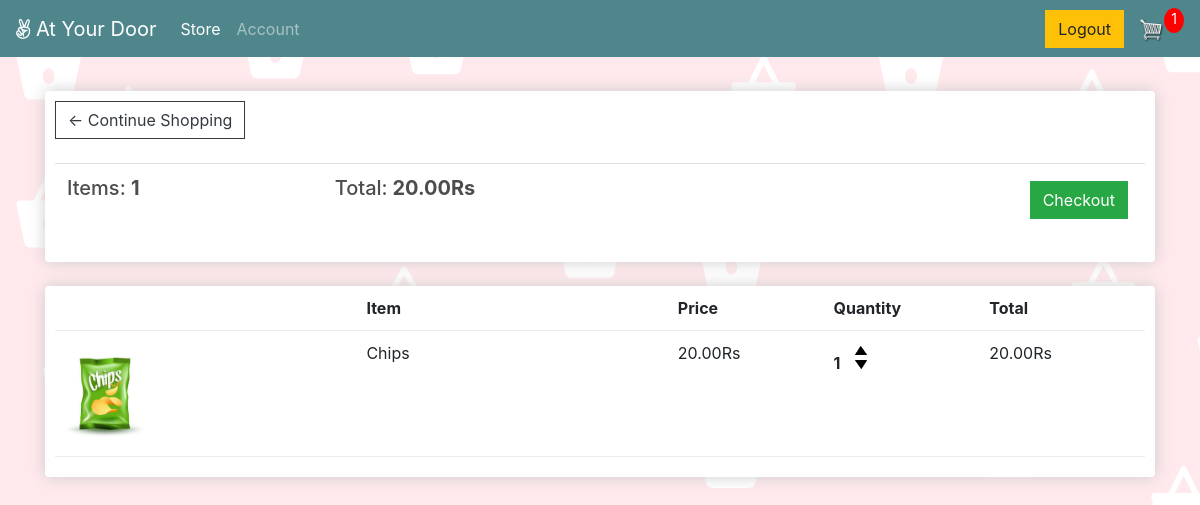
Page /cart/ (signed in) on the committed database.
### store/models.py (models this page shows, shortened)
class Order(models.Model):
	customer = models.OneToOneField(User, null=True, blank=True, on_delete=models.CASCADE)
	date_ordered = models.DateTimeField(auto_now_add=True,null=True)
	complete = models.BooleanField(default=False)
	transaction_id = models.CharField(max_length=100, null=True)
	@property
	def get_cart_total(self):
		orderitems = self.orderitem_set.all()
		total = sum([item.get_total for item in orderitems])
		return total
	@property
	def get_cart_items(self):
		orderitems = self.orderitem_set.all()
		total = sum([item.quantity for item in orderitems])
		return total

class OrderItem(models.Model):
	product = models.ForeignKey(Product, on_delete=models.SET_NULL, null=True)
	order = models.ForeignKey(Order, on_delete=models.SET_NULL, null=True)
	quantity = models.IntegerField(default=0, null=True, blank=True)
	date_added = models.DateTimeField(auto_now_add=True)
	@property
	def get_total(self):
		total = self.product.price * self.quantity
		return total

class Product(models.Model):
	name = models.CharField(max_length=200)
	price = models.FloatField()
	digital = models.BooleanField(default=False,null=True, blank=True)
	image = models.ImageField(null=True, blank=True)
	category = models.ManyToManyField(Tags, blank=True)
	@property
	def imageURL(self):
		try:
			url = self.image.url
		except:
			url = ''
		return url

### store/views.py (the view)
# urls.py: path('cart/', views.cart, name="cart"),
@login_required(login_url='login')
def cart(request):
	data = cartData(request)
	cartItems = data['cartItems']
	order = data['order']
	items = data['items']
	context = {'items':items, 'order':order, 'cartItems':cartItems}
	return render(request, 'store/cart.html', context)

### store/utils.py (called while the page is built)
def cartData(request):
	if request.user.is_authenticated:
		customer = request.user
		order, created = Order.objects.get_or_create(customer=customer, complete=False)
		items = order.orderitem_set.all()
		cartItems = order.get_cart_items
	else:
		cookieData = cookieCart(request)
		cartItems = cookieData['cartItems']
		order = cookieData['order']
		items = cookieData['items']
	return {'cartItems':cartItems ,'order':order, 'items':items}

### store/templates/store/cart.html
{% extends 'store/main.html' %}
{% load static %}
{% block content %}
	<div class="row">
		<div class="col-lg-12">
			<div class="box-element">
				<a  class="btn btn-outline-dark" href="{% url 'store' %}">&#x2190; Continue Shopping</a>
				<br>
				<br>
				<table class="table">
					<tr>
						<th><h5>Items: <strong>{{order.get_cart_items}}</strong></h5></th>
						<th><h5>Total:<strong> {{order.get_cart_total|floatformat:2}}Rs</strong></h5></th>
						<th>
							<a  style="float:right; margin:5px;" class="btn btn-success" href="{% url 'checkout' %}">Checkout</a>
						</th>
					</tr>
				</table>
			</div>
			<br>
			<div class="box-element">
				<div class="cart-row">
					<div style="flex:2"></div>
					<div style="flex:2"><strong>Item</strong></div>
					<div style="flex:1"><strong>Price</strong></div>
					<div style="flex:1"><strong>Quantity</strong></div>
					<div style="flex:1"><strong>Total</strong></div>
				</div>
				{% for item in items %}
				<div class="cart-row">
					<div style="flex:2"><img class="row-image" src="{{item.product.imageURL}}"></div>
					<div style="flex:2"><p>{{item.product.name}}</p></div>
					<div style="flex:1"><p>{{item.product.price|floatformat:2}}Rs</p></div>
					<div style="flex:1">
						<p class="quantity">{{item.quantity}}</p>
						<div class="quantity">
							<img data-product="{{item.product.id}}" data-action="add" class="chg-quantity update-cart" src="{% static  'images/arrow-up.png' %}">
							<img data-product="{{item.product.id}}" data-action="remove" class="chg-quantity update-cart" src="{% static  'images/arrow-down.png' %}">
						</div>
					</div>
					<div style="flex:1"><p>{{item.get_total|floatformat:2}}Rs</p></div>
				</div>
				{% endfor %}
			</div>
		</div>
	</div>
{% endblock content %}

### static/css/main.css (style rules this page uses)
body { background-color: hsl(0, 0%, 98%); }
h1,h2,h3,h4,h5,h6 { color:hsl(0, 0%, 30%); }
.box-element { box-shadow:hsl(0, 0%, 80%) 0 0 16px; background-color: #fff; border-radius: 4px; padding: 10px; }
.col-lg-4, .col-lg-6, .col-lg-8, .col-lg-12 { margin-top: 10px; }
.btn { border-radius: 0; }
.row-image { width: 100px; }
.cart-row { display: flex; align-items: flex-stretch; padding-bottom: 10px; margin-bottom: 10px; border-bottom: 1px solid #ececec; }
.quantity { display: inline-block; font-weight: 700; padding-right:10px; }
.chg-quantity { width: 12px; cursor: pointer; display: block; margin-top: 5px; transition:.1s; }

### store/templates/store/main.html (style rules this page uses)
body { background-image:url('static/images/Web 1920 – 1.png'); background-repeat: repeat; background-color: #d7c8cb; }

### rows in the picture
Order: get_cart_items "1", get_cart_total "20.00"
OrderItem: product.imageURL (picture), product.name "Chips", product.price "20.00", quantity "1", get_total "20.00"

### other values in the picture
{{ cartItems }} "1"
